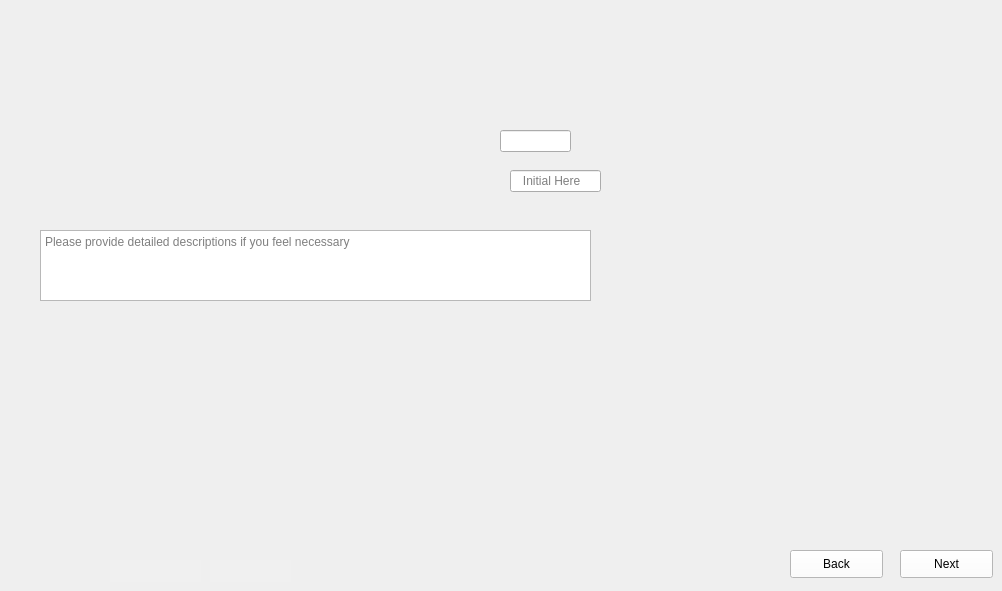
      <widget class="QWidget" name="Dice_First_Pillars_1">
       <property name="maximumSize">
        <size>
         <width>1024</width>
         <height>600</height>
        </size>
       </property>
       <property name="styleSheet">
        <string notr="true">border-image: url(:/images/images/Dice_First_Pillars_1.png);</string>
       </property>
       <widget class="QTextEdit" name="textEdit_Comments_11">
        <property name="geometry">
         <rect>
          <x>40</x>
          <y>230</y>
          <width>551</width>
          <height>71</height>
         </rect>
        </property>
        <property name="styleSheet">
         <string notr="true">border-image:None;</string>
        </property>
        <property name="placeholderText">
         <string>Please provide detailed descriptions if you feel necessary </string>
        </property>
       </widget>
       <widget class="QLineEdit" name="lineEdit_Initials_3">
        <property name="geometry">
         <rect>
          <x>510</x>
          <y>170</y>
          <width>91</width>
          <height>22</height>
         </rect>
        </property>
        <property name="styleSheet">
         <string notr="true">border-image:None;</string>
        </property>
        <property name="placeholderText">
         <string>   Initial Here</string>
        </property>
       </widget>
       <widget class="QLineEdit" name="lineEdit_Data_10">
        <property name="geometry">
         <rect>
          <x>500</x>
          <y>130</y>
          <width>71</width>
          <height>22</height>
         </rect>
        </property>
        <property name="styleSheet">
         <string notr="true">border-image:None;</string>
        </property>
       </widget>
       <widget class="QPushButton" name="pushButton_Next_9">
        <property name="geometry">
         <rect>
          <x>900</x>
          <y>550</y>
          <width>93</width>
          <height>28</height>
         </rect>
        </property>
        <property name="styleSheet">
         <string notr="true">QPushButton{
background-color: rgb(255, 255, 255);
height: 35px;
border-image:None;
}
QPushButton::hover{
background-color: rgb(0, 0, 255);
}
QPushButton:pressed{
padding-top:7px;
padding-top:7px;
}</string>
        </property>
        <property name="text">
         <string>Next</string>
        </property>
       </widget>
       <widget class="QPushButton" name="pushButton_Back_9">
        <property name="geometry">
         <rect>
          <x>790</x>
          <y>550</y>
          <width>93</width>
          <height>28</height>
         </rect>
        </property>
        <property name="styleSheet">
         <string notr="true">QPushButton{
background-color: rgb(255, 255, 255);
height: 35px;
border-image:None;
}
QPushButton::hover{
background-color: rgb(0, 0, 255);
}
QPushButton:pressed{
padding-top:7px;
padding-top:7px;
}</string>
        </property>
        <property name="text">
         <string>Back</string>
        </property>
       </widget>
       <widget class="QLineEdit" name="lineEdit_Steps_9">
        <property name="geometry">
         <rect>
          <x>210</x>
          <y>560</y>
          <width>81</width>
          <height>22</height>
         </rect>
        </property>
        <property name="styleSheet">
         <string notr="true">QLineEdit{
background-color: rgb(240, 240, 240);
border: none;
border-image:None;
}</string>
        </property>
       </widget>
       <widget class="QLineEdit" name="lineEdit_Steps_10">
        <property name="geometry">
         <rect>
          <x>110</x>
          <y>560</y>
          <width>91</width>
          <height>22</height>
         </rect>
        </property>
        <property name="styleSheet">
         <string notr="true">QLineEdit{
background-color: rgb(240, 240, 240);
border: none;
border-image:None;
}</string>
        </property>
       </widget>
      </widget>
